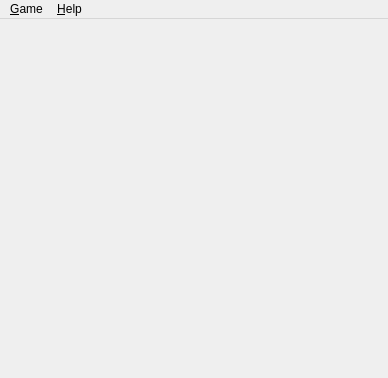
<?xml version="1.0" encoding="UTF-8"?>
<ui version="4.0">
 <class>MainWindow</class>
 <widget class="QMainWindow" name="MainWindow">
  <property name="enabled">
   <bool>true</bool>
  </property>
  <property name="geometry">
   <rect>
    <x>0</x>
    <y>0</y>
    <width>388</width>
    <height>378</height>
   </rect>
  </property>
  <property name="windowTitle">
   <string>KBang Client</string>
  </property>
  <property name="windowIcon">
   <iconset>
    <normaloff>:/icons/kbang.png</normaloff>:/icons/kbang.png</iconset>
  </property>
  <property name="autoFillBackground">
   <bool>false</bool>
  </property>
  <property name="styleSheet">
   <string>#mp_centralWidget {
	background-image: url(&quot;data/gfx/misc/bang-artwork.png&quot;);
	background-position: center center;
	background-repeat: no-repeat;

}</string>
  </property>
  <property name="unifiedTitleAndToolBarOnMac">
   <bool>true</bool>
  </property>
  <widget class="QWidget" name="mp_centralWidget">
   <property name="autoFillBackground">
    <bool>false</bool>
   </property>
   <property name="styleSheet">
    <string notr="true"/>
   </property>
   <layout class="QGridLayout" name="gridLayout">
    <property name="spacing">
     <number>0</number>
    </property>
    <item row="0" column="0">
     <layout class="QHBoxLayout" name="horizontalLayout_5">
      <property name="spacing">
       <number>0</number>
      </property>
      <item>
       <spacer name="horizontalSpacer_6">
        <property name="orientation">
         <enum>Qt::Horizontal</enum>
        </property>
        <property name="sizeType">
         <enum>QSizePolicy::Preferred</enum>
        </property>
        <property name="sizeHint" stdset="0">
         <size>
          <width>15</width>
          <height>15</height>
         </size>
        </property>
       </spacer>
      </item>
      <item>
       <layout class="QVBoxLayout" name="verticalLayout_5">
        <property name="spacing">
         <number>0</number>
        </property>
        <item>
         <spacer name="verticalSpacer_5">
          <property name="orientation">
           <enum>Qt::Vertical</enum>
          </property>
          <property name="sizeType">
           <enum>QSizePolicy::Preferred</enum>
          </property>
          <property name="sizeHint" stdset="0">
           <size>
            <width>15</width>
            <height>10</height>
           </size>
          </property>
         </spacer>
        </item>
        <item>
         <widget class="client::OpponentWidget" name="mp_opponent2" native="true">
          <property name="sizePolicy">
           <sizepolicy hsizetype="Fixed" vsizetype="Fixed">
            <horstretch>0</horstretch>
            <verstretch>0</verstretch>
           </sizepolicy>
          </property>
          <property name="minimumSize">
           <size>
            <width>0</width>
            <height>0</height>
           </size>
          </property>
         </widget>
        </item>
       </layout>
      </item>
     </layout>
    </item>
    <item row="0" column="1">
     <layout class="QHBoxLayout" name="horizontalLayout_6">
      <property name="spacing">
       <number>0</number>
      </property>
      <item>
       <spacer name="horizontalSpacer_7">
        <property name="orientation">
         <enum>Qt::Horizontal</enum>
        </property>
        <property name="sizeType">
         <enum>QSizePolicy::Preferred</enum>
        </property>
        <property name="sizeHint" stdset="0">
         <size>
          <width>10</width>
          <height>15</height>
         </size>
        </property>
       </spacer>
      </item>
      <item>
       <layout class="QVBoxLayout" name="verticalLayout_6">
        <property name="spacing">
         <number>0</number>
        </property>
        <item>
         <widget class="client::OpponentWidget" name="mp_opponent3" native="true">
          <property name="sizePolicy">
           <sizepolicy hsizetype="Fixed" vsizetype="Fixed">
            <horstretch>0</horstretch>
            <verstretch>0</verstretch>
           </sizepolicy>
          </property>
          <property name="minimumSize">
           <size>
            <width>0</width>
            <height>0</height>
           </size>
          </property>
         </widget>
        </item>
        <item>
         <spacer name="verticalSpacer_6">
          <property name="orientation">
           <enum>Qt::Vertical</enum>
          </property>
          <property name="sizeType">
           <enum>QSizePolicy::Expanding</enum>
          </property>
          <property name="sizeHint" stdset="0">
           <size>
            <width>15</width>
            <height>10</height>
           </size>
          </property>
         </spacer>
        </item>
       </layout>
      </item>
     </layout>
    </item>
    <item row="0" column="2">
     <spacer name="horizontalSpacer_9">
      <property name="orientation">
       <enum>Qt::Horizontal</enum>
      </property>
      <property name="sizeType">
       <enum>QSizePolicy::Maximum</enum>
      </property>
      <property name="sizeHint" stdset="0">
       <size>
        <width>50</width>
        <height>20</height>
       </size>
      </property>
     </spacer>
    </item>
    <item row="0" column="3">
     <layout class="QHBoxLayout" name="horizontalLayout_7">
      <item>
       <layout class="QVBoxLayout" name="verticalLayout_7">
        <item>
         <widget class="client::OpponentWidget" name="mp_opponent4" native="true">
          <property name="sizePolicy">
           <sizepolicy hsizetype="Fixed" vsizetype="Fixed">
            <horstretch>0</horstretch>
            <verstretch>0</verstretch>
           </sizepolicy>
          </property>
          <property name="minimumSize">
           <size>
            <width>0</width>
            <height>0</height>
           </size>
          </property>
         </widget>
        </item>
        <item>
         <spacer name="verticalSpacer_7">
          <property name="orientation">
           <enum>Qt::Vertical</enum>
          </property>
          <property name="sizeType">
           <enum>QSizePolicy::Expanding</enum>
          </property>
          <property name="sizeHint" stdset="0">
           <size>
            <width>15</width>
            <height>10</height>
           </size>
          </property>
         </spacer>
        </item>
       </layout>
      </item>
      <item>
       <spacer name="horizontalSpacer_8">
        <property name="orientation">
         <enum>Qt::Horizontal</enum>
        </property>
        <property name="sizeType">
         <enum>QSizePolicy::Preferred</enum>
        </property>
        <property name="sizeHint" stdset="0">
         <size>
          <width>10</width>
          <height>15</height>
         </size>
        </property>
       </spacer>
      </item>
     </layout>
    </item>
    <item row="0" column="4">
     <layout class="QHBoxLayout" name="horizontalLayout_4">
      <property name="spacing">
       <number>0</number>
      </property>
      <item>
       <layout class="QVBoxLayout" name="verticalLayout_4">
        <property name="spacing">
         <number>0</number>
        </property>
        <item>
         <spacer name="verticalSpacer_4">
          <property name="orientation">
           <enum>Qt::Vertical</enum>
          </property>
          <property name="sizeType">
           <enum>QSizePolicy::Minimum</enum>
          </property>
          <property name="sizeHint" stdset="0">
           <size>
            <width>15</width>
            <height>10</height>
           </size>
          </property>
         </spacer>
        </item>
        <item>
         <widget class="client::OpponentWidget" name="mp_opponent5" native="true">
          <property name="sizePolicy">
           <sizepolicy hsizetype="Fixed" vsizetype="Fixed">
            <horstretch>0</horstretch>
            <verstretch>0</verstretch>
           </sizepolicy>
          </property>
          <property name="minimumSize">
           <size>
            <width>0</width>
            <height>0</height>
           </size>
          </property>
         </widget>
        </item>
       </layout>
      </item>
      <item>
       <spacer name="horizontalSpacer_5">
        <property name="orientation">
         <enum>Qt::Horizontal</enum>
        </property>
        <property name="sizeType">
         <enum>QSizePolicy::Preferred</enum>
        </property>
        <property name="sizeHint" stdset="0">
         <size>
          <width>15</width>
          <height>15</height>
         </size>
        </property>
       </spacer>
      </item>
     </layout>
    </item>
    <item row="1" column="0">
     <layout class="QHBoxLayout" name="horizontalLayout_3">
      <item>
       <layout class="QVBoxLayout" name="verticalLayout_9">
        <item>
         <spacer name="verticalSpacer_9">
          <property name="orientation">
           <enum>Qt::Vertical</enum>
          </property>
          <property name="sizeType">
           <enum>QSizePolicy::Expanding</enum>
          </property>
          <property name="sizeHint" stdset="0">
           <size>
            <width>15</width>
            <height>2</height>
           </size>
          </property>
         </spacer>
        </item>
        <item>
         <widget class="client::OpponentWidget" name="mp_opponent1" native="true">
          <property name="sizePolicy">
           <sizepolicy hsizetype="Fixed" vsizetype="Fixed">
            <horstretch>0</horstretch>
            <verstretch>0</verstretch>
           </sizepolicy>
          </property>
         </widget>
        </item>
        <item>
         <spacer name="verticalSpacer_11">
          <property name="orientation">
           <enum>Qt::Vertical</enum>
          </property>
          <property name="sizeHint" stdset="0">
           <size>
            <width>15</width>
            <height>2</height>
           </size>
          </property>
         </spacer>
        </item>
       </layout>
      </item>
      <item>
       <spacer name="horizontalSpacer_4">
        <property name="orientation">
         <enum>Qt::Horizontal</enum>
        </property>
        <property name="sizeType">
         <enum>QSizePolicy::Preferred</enum>
        </property>
        <property name="sizeHint" stdset="0">
         <size>
          <width>50</width>
          <height>15</height>
         </size>
        </property>
       </spacer>
      </item>
     </layout>
    </item>
    <item row="1" column="1" colspan="3">
     <layout class="QVBoxLayout" name="verticalLayout_10">
      <property name="spacing">
       <number>0</number>
      </property>
      <item>
       <widget class="QWidget" name="mp_middleWidget" native="true">
        <property name="sizePolicy">
         <sizepolicy hsizetype="Preferred" vsizetype="Preferred">
          <horstretch>0</horstretch>
          <verstretch>0</verstretch>
         </sizepolicy>
        </property>
       </widget>
      </item>
      <item>
       <spacer name="verticalSpacer_10">
        <property name="orientation">
         <enum>Qt::Vertical</enum>
        </property>
        <property name="sizeType">
         <enum>QSizePolicy::Minimum</enum>
        </property>
        <property name="sizeHint" stdset="0">
         <size>
          <width>15</width>
          <height>15</height>
         </size>
        </property>
       </spacer>
      </item>
     </layout>
    </item>
    <item row="1" column="4">
     <layout class="QHBoxLayout" name="horizontalLayout_2">
      <property name="spacing">
       <number>0</number>
      </property>
      <item>
       <spacer name="horizontalSpacer_3">
        <property name="orientation">
         <enum>Qt::Horizontal</enum>
        </property>
        <property name="sizeType">
         <enum>QSizePolicy::Preferred</enum>
        </property>
        <property name="sizeHint" stdset="0">
         <size>
          <width>50</width>
          <height>15</height>
         </size>
        </property>
       </spacer>
      </item>
      <item>
       <layout class="QVBoxLayout" name="verticalLayout_8">
        <property name="spacing">
         <number>0</number>
        </property>
        <item>
         <spacer name="verticalSpacer_8">
          <property name="orientation">
           <enum>Qt::Vertical</enum>
          </property>
          <property name="sizeType">
           <enum>QSizePolicy::Expanding</enum>
          </property>
          <property name="sizeHint" stdset="0">
           <size>
            <width>15</width>
            <height>2</height>
           </size>
          </property>
         </spacer>
        </item>
        <item>
         <widget class="client::OpponentWidget" name="mp_opponent6" native="true">
          <property name="sizePolicy">
           <sizepolicy hsizetype="Fixed" vsizetype="Fixed">
            <horstretch>0</horstretch>
            <verstretch>0</verstretch>
           </sizepolicy>
          </property>
          <property name="minimumSize">
           <size>
            <width>0</width>
            <height>0</height>
           </size>
          </property>
         </widget>
        </item>
        <item>
         <spacer name="verticalSpacer_12">
          <property name="orientation">
           <enum>Qt::Vertical</enum>
          </property>
          <property name="sizeHint" stdset="0">
           <size>
            <width>15</width>
            <height>2</height>
           </size>
          </property>
         </spacer>
        </item>
       </layout>
      </item>
     </layout>
    </item>
    <item row="2" column="0" colspan="5">
     <layout class="QHBoxLayout" name="horizontalLayout_8">
      <property name="spacing">
       <number>0</number>
      </property>
      <item>
       <layout class="QVBoxLayout" name="verticalLayout_2">
        <property name="spacing">
         <number>0</number>
        </property>
        <item>
         <spacer name="verticalSpacer">
          <property name="orientation">
           <enum>Qt::Vertical</enum>
          </property>
          <property name="sizeType">
           <enum>QSizePolicy::Minimum</enum>
          </property>
          <property name="sizeHint" stdset="0">
           <size>
            <width>15</width>
            <height>5</height>
           </size>
          </property>
         </spacer>
        </item>
        <item>
         <widget class="client::ChatWidget" name="mp_chatWidget" native="true">
          <property name="sizePolicy">
           <sizepolicy hsizetype="Expanding" vsizetype="Fixed">
            <horstretch>0</horstretch>
            <verstretch>0</verstretch>
           </sizepolicy>
          </property>
         </widget>
        </item>
       </layout>
      </item>
      <item>
       <layout class="QVBoxLayout" name="verticalLayout_11">
        <property name="spacing">
         <number>0</number>
        </property>
        <item>
         <layout class="QHBoxLayout" name="horizontalLayout">
          <property name="spacing">
           <number>0</number>
          </property>
          <item>
           <spacer name="horizontalSpacer">
            <property name="orientation">
             <enum>Qt::Horizontal</enum>
            </property>
            <property name="sizeType">
             <enum>QSizePolicy::Minimum</enum>
            </property>
            <property name="sizeHint" stdset="0">
             <size>
              <width>30</width>
              <height>237</height>
             </size>
            </property>
           </spacer>
          </item>
          <item>
           <widget class="client::LocalPlayerWidget" name="mp_localPlayerWidget" native="true">
            <property name="sizePolicy">
             <sizepolicy hsizetype="Fixed" vsizetype="Fixed">
              <horstretch>0</horstretch>
              <verstretch>0</verstretch>
             </sizepolicy>
            </property>
            <property name="minimumSize">
             <size>
              <width>0</width>
              <height>0</height>
             </size>
            </property>
           </widget>
          </item>
          <item>
           <spacer name="horizontalSpacer_2">
            <property name="orientation">
             <enum>Qt::Horizontal</enum>
            </property>
            <property name="sizeType">
             <enum>QSizePolicy::Minimum</enum>
            </property>
            <property name="sizeHint" stdset="0">
             <size>
              <width>30</width>
              <height>237</height>
             </size>
            </property>
           </spacer>
          </item>
         </layout>
        </item>
        <item>
         <spacer name="verticalSpacer_2">
          <property name="orientation">
           <enum>Qt::Vertical</enum>
          </property>
          <property name="sizeType">
           <enum>QSizePolicy::Minimum</enum>
          </property>
          <property name="sizeHint" stdset="0">
           <size>
            <width>10</width>
            <height>0</height>
           </size>
          </property>
         </spacer>
        </item>
        <item>
         <widget class="QLabel" name="mp_statusLabel">
          <property name="sizePolicy">
           <sizepolicy hsizetype="Expanding" vsizetype="Fixed">
            <horstretch>0</horstretch>
            <verstretch>0</verstretch>
           </sizepolicy>
          </property>
          <property name="font">
           <font>
            <pointsize>10</pointsize>
           </font>
          </property>
          <property name="text">
           <string/>
          </property>
          <property name="alignment">
           <set>Qt::AlignCenter</set>
          </property>
         </widget>
        </item>
       </layout>
      </item>
      <item>
       <layout class="QVBoxLayout" name="verticalLayout">
        <property name="spacing">
         <number>0</number>
        </property>
        <item>
         <spacer name="verticalSpacer_3">
          <property name="orientation">
           <enum>Qt::Vertical</enum>
          </property>
          <property name="sizeType">
           <enum>QSizePolicy::Minimum</enum>
          </property>
          <property name="sizeHint" stdset="0">
           <size>
            <width>15</width>
            <height>5</height>
           </size>
          </property>
         </spacer>
        </item>
        <item>
         <widget class="client::LogWidget" name="mp_logWidget" native="true">
          <property name="sizePolicy">
           <sizepolicy hsizetype="Expanding" vsizetype="Fixed">
            <horstretch>0</horstretch>
            <verstretch>0</verstretch>
           </sizepolicy>
          </property>
         </widget>
        </item>
       </layout>
      </item>
     </layout>
    </item>
   </layout>
  </widget>
  <widget class="QMenuBar" name="menubar">
   <property name="geometry">
    <rect>
     <x>0</x>
     <y>0</y>
     <width>388</width>
     <height>22</height>
    </rect>
   </property>
   <property name="autoFillBackground">
    <bool>false</bool>
   </property>
   <widget class="QMenu" name="menuGame">
    <property name="title">
     <string>&amp;Game</string>
    </property>
    <addaction name="mp_actionConnectToServer"/>
    <addaction name="mp_actionDisconnectFromServer"/>
    <addaction name="separator"/>
    <addaction name="actionCreateGame"/>
    <addaction name="mp_actionJoinGame"/>
    <addaction name="mp_actionLeaveGame"/>
    <addaction name="mp_actionExit"/>
   </widget>
   <widget class="QMenu" name="menuHelp">
    <property name="title">
     <string>&amp;Help</string>
    </property>
    <addaction name="mp_actionAbout"/>
   </widget>
   <addaction name="menuGame"/>
   <addaction name="menuHelp"/>
  </widget>
  <action name="mp_actionConnectToServer">
   <property name="icon">
    <iconset resource="resources/client.qrc">
     <normaloff>:/icons/connect.png</normaloff>:/icons/connect.png</iconset>
   </property>
   <property name="text">
    <string>&amp;Connect to Server</string>
   </property>
   <property name="shortcut">
    <string>Ctrl+N</string>
   </property>
  </action>
  <action name="mp_actionExit">
   <property name="text">
    <string>&amp;Exit</string>
   </property>
   <property name="shortcut">
    <string>Ctrl+X</string>
   </property>
  </action>
  <action name="mp_actionDisconnectFromServer">
   <property name="icon">
    <iconset resource="resources/client.qrc">
     <normaloff>:/icons/disconnect.png</normaloff>:/icons/disconnect.png</iconset>
   </property>
   <property name="text">
    <string>&amp;Disconnect from Server</string>
   </property>
   <property name="shortcut">
    <string>Ctrl+D</string>
   </property>
  </action>
  <action name="mp_actionJoinGame">
   <property name="text">
    <string>&amp;Join Game</string>
   </property>
   <property name="shortcut">
    <string>Ctrl+J</string>
   </property>
  </action>
  <action name="mp_actionLeaveGame">
   <property name="text">
    <string>&amp;Leave Game</string>
   </property>
   <property name="shortcut">
    <string>Ctrl+L</string>
   </property>
  </action>
  <action name="actionCreateGame">
   <property name="text">
    <string>C&amp;reate Game</string>
   </property>
   <property name="shortcut">
    <string>Ctrl+R</string>
   </property>
  </action>
  <action name="mp_actionAbout">
   <property name="text">
    <string>&amp;About KBang</string>
   </property>
   <property name="shortcut">
    <string>Ctrl+A</string>
   </property>
  </action>
 </widget>
 <customwidgets>
  <customwidget>
   <class>client::OpponentWidget</class>
   <extends>QWidget</extends>
   <header>opponentwidget.h</header>
   <container>1</container>
  </customwidget>
  <customwidget>
   <class>client::ChatWidget</class>
   <extends>QWidget</extends>
   <header>chatwidget.h</header>
   <container>1</container>
  </customwidget>
  <customwidget>
   <class>client::LogWidget</class>
   <extends>QWidget</extends>
   <header>logwidget.h</header>
   <container>1</container>
  </customwidget>
  <customwidget>
   <class>client::LocalPlayerWidget</class>
   <extends>QWidget</extends>
   <header>localplayerwidget.h</header>
   <container>1</container>
  </customwidget>
 </customwidgets>
 <resources>
  <include location="resources/client.qrc"/>
 </resources>
 <connections>
  <connection>
   <sender>mp_actionExit</sender>
   <signal>triggered()</signal>
   <receiver>MainWindow</receiver>
   <slot>close()</slot>
   <hints>
    <hint type="sourcelabel">
     <x>-1</x>
     <y>-1</y>
    </hint>
    <hint type="destinationlabel">
     <x>399</x>
     <y>328</y>
    </hint>
   </hints>
  </connection>
 </connections>
</ui>
